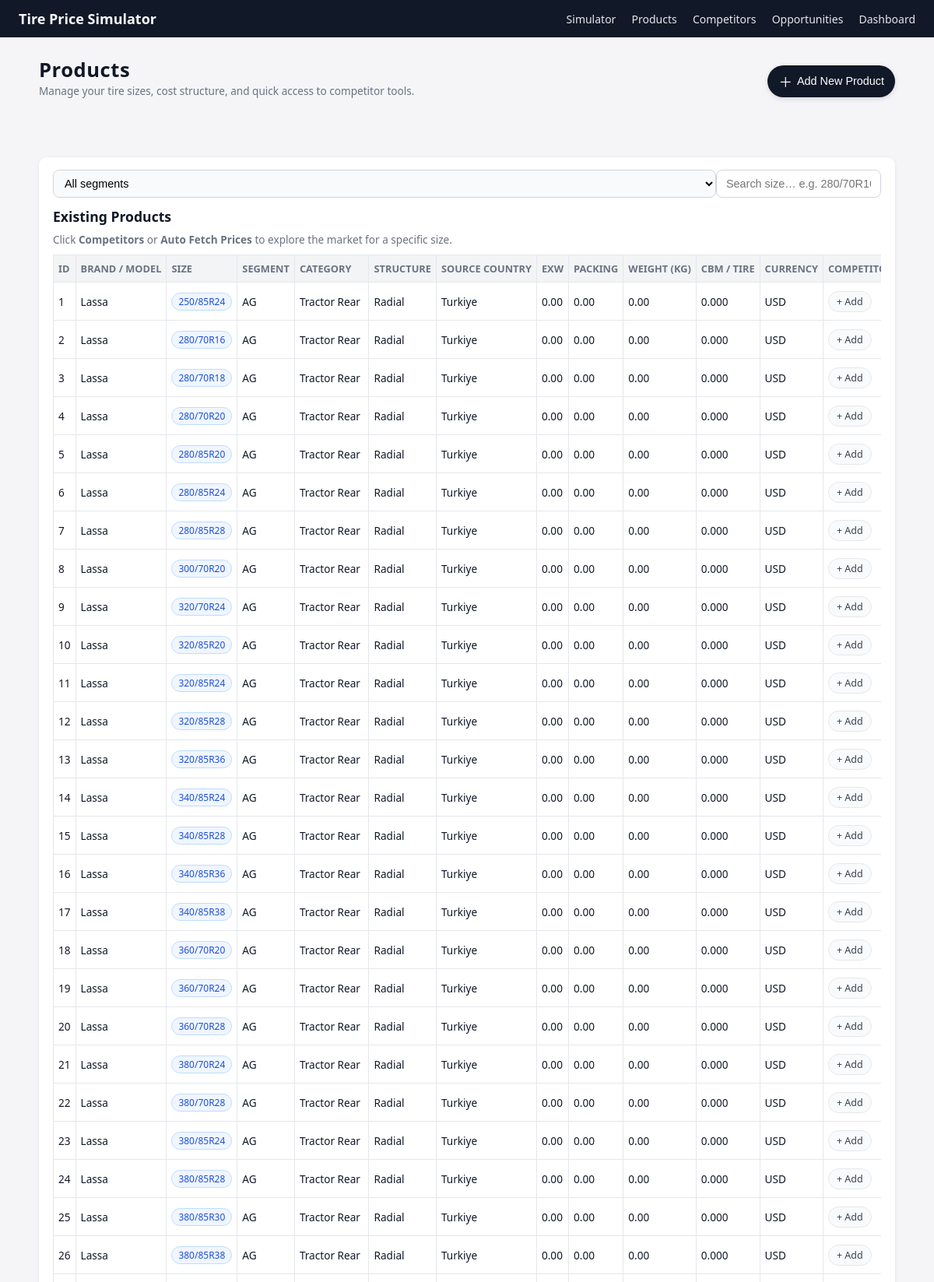
Page /products (upper part) on the committed database.
### app/main.py (models this page shows)
class Product(Base):
    __tablename__ = "products"
    id = Column(Integer, primary_key=True, index=True)
    brand = Column(String, nullable=False)
    model_name = Column(String)
    size_string = Column(String, nullable=False)
    segment = Column(String)
    category = Column(String)
    radial_or_bias = Column(String)
    load_index = Column(String)
    speed_rating = Column(String)
    ply_rating = Column(String)
    currency = Column(String, default="USD")
    exw_price = Column(Float, default=0.0)
    packing_cost = Column(Float, default=0.0)
    tire_weight_kg = Column(Float, default=0.0)
    tire_cbm = Column(Float, default=0.0)
    duty_percent = Column(Float, default=0.0)
    source_country = Column(String, default="Turkiye")
    competitor_prices = relationship(
        "CompetitorPrice",
        back_populates="product",
        cascade="all, delete-orphan",
    )

### app/main.py (the view)
@app.get("/products", response_class=HTMLResponse)
def list_products(request: Request, db: Session = Depends(get_db)):
    products = db.query(Product).all()
    return templates.TemplateResponse(
        "products.html",
        {
            "request": request,
            "products": products,
            "segment_choices": SEGMENT_CHOICES,
            "category_choices_by_segment": CATEGORY_CHOICES_BY_SEGMENT,
            "radial_bias_choices": RADIAL_BIAS_CHOICES,
            "speed_rating_choices": SPEED_RATING_CHOICES,
            "country_choices": COUNTRY_CHOICES,
        },
    )

### templates/products.html (shortened to what this page needs)
{% extends "base.html" %}
{% block content %}
<div class="page-header">
  <div>
    <div class="page-title">Products</div>
    <div class="section-subtitle">
      Manage your tire sizes, cost structure, and quick access to competitor tools.
    </div>
  </div>
  <button type="button" class="primary-button" id="toggle-new-product">
    <span class="icon">＋</span>
    <span>Add New Product</span>
  </button>
</div>
<div class="section-card">
  <div style="display:flex; justify-content:flex-end; margin-bottom:12px;">
    <select
      id="segmentFilter"
      style="
        padding: 8px 10px;
        border-radius: 8px;
        border: 1px solid #d1d5db;
        font-size: 0.9rem;
        min-width: 80px;
        background: #f9fafb;
      "
    >
      <option value="">All segments</option>
    </select>
    <input
    id="productSearch"
    type="text"
    placeholder="Search size… e.g. 280/70R16"
    style="
      padding: 8px 12px;
      border-radius: 8px;
      border: 1px solid #d1d5db;
      font-size: 0.9rem;
      width: 240px;
    "
  >
</div>
  <div class="section-title">Existing Products</div>
  <div class="section-subtitle">
    Click <strong>Competitors</strong> or <strong>Auto Fetch Prices</strong> to explore the market for a specific size.
  </div>
  {% if products %}
    <div class="products-table-wrapper">
      <table class="products-table">
        <thead>
          <tr>
            <th>ID</th>
            <th>Brand / Model</th>
            <th>Size</th>
            <th>Segment</th>
            <th>Category</th>
            <th>Structure</th>
            <th>Source Country</th>
            <th>EXW</th>
            <th>Packing</th>
            <th>Weight (kg)</th>
            <th>CBM / Tire</th>
            <th>Currency</th>
	    <th>Competitors</th>
          </tr>
        </thead>
        <tbody>
          {% for product in products %}
            <tr>
              <td>{{ product.id }}</td>
              <td>
                <div>{{ product.brand }}</div>
              </td>
              <td>
                <span class="badge">{{ product.size_string }}</span>
              </td>
              <td>{{ product.segment or "-" }}</td>
              <td>{{ product.category or "-" }}</td>
              <td>{{ product.radial_or_bias or "-" }}</td>
              <td>{{ product.source_country or "Turkiye" }}</td>
              <td>{{ "%.2f"|format(product.exw_price or 0) }}</td>
              <td>{{ "%.2f"|format(product.packing_cost or 0) }}</td>
              <td>{{ "%.2f"|format(product.tire_weight_kg or 0) }}</td>
              <td>{{ "%.3f"|format(product.tire_cbm or 0) }}</td>
              <td>{{ product.currency or "USD" }}</td>
<td>
  {% set comp_count = product.competitor_prices | length %}
  {% if comp_count > 0 %}
    <a href="/competitors?product_id={{ product.id }}" class="competitor-pill has-data">
      {{ comp_count }} {% if comp_count == 1 %}offer{% else %}offers{% endif %}
    </a>
  {% else %}
    <a href="/competitors?product_id={{ product.id }}" class="competitor-pill">
      + Add
    </a>
  {% endif %}
</td>
            </tr>
          {% endfor %}
        </tbody>
      </table>
    </div>
  {% else %}
    <p style="font-size:0.9rem;color:#6b7280;">No products yet. Add your first tire using the button above.</p>
  {% endif %}
</div>
{% endblock %}

### templates/base.html (style rules this page uses)
body { font-family: system-ui, -apple-system, BlinkMacSystemFont, "Segoe UI", sans-serif; margin: 0; padding: 0; background: #f5f5f7; color: #111827; }
table { width: 100%; border-collapse: collapse; font-size: 13px; }
th, td { border: 1px solid #e5e7eb; padding: 6px 8px; text-align: left; }
th { background: #f3f4f6; }
input, select { font-size: 13px; padding: 4px 6px; border-radius: 4px; border: 1px solid #d1d5db; width: 100%; box-sizing: border-box; }

### templates/products.html (style rules this page uses)
.competitor-pill { display: inline-flex; align-items: center; padding: 4px 10px; border-radius: 999px; font-size: 0.78rem; border: 1px solid #e5e7eb; background: #f9fafb; color: #374151; text-decoration: none; }
.page-header { display: flex; justify-content: space-between; align-items: center; gap: 12px; margin-bottom: 16px; }
.page-title { font-size: 1.6rem; font-weight: 600; letter-spacing: 0.02em; }
.primary-button { border: none; outline: none; padding: 8px 14px; border-radius: 999px; background: #111827; color: #fff; font-size: 0.9rem; font-weight: 500; cursor: pointer; display: inline-flex; align-items: center; gap: 6px; box-shadow: 0 2px 6px rgba(0,0,0,0.12); }
.primary-button span.icon { font-size: 1.1rem; }
.section-card { background: #ffffff; border-radius: 10px; padding: 16px 18px; margin-bottom: 18px; box-shadow: 0 1px 4px rgba(15,23,42,0.08); }
.section-title { font-size: 1.1rem; font-weight: 600; margin-bottom: 8px; }
.section-subtitle { font-size: 0.85rem; color: #6b7280; margin-bottom: 10px; }
.products-table-wrapper { overflow-x: auto; }
.products-table { width: 100%; border-collapse: collapse; font-size: 0.85rem; }
.products-table th, .products-table td { border-bottom: 1px solid #e5e7eb; padding: 8px 6px; text-align: left; white-space: nowrap; }
.products-table th { font-weight: 600; font-size: 0.8rem; color: #6b7280; text-transform: uppercase; }
.badge { display: inline-flex; align-items: center; padding: 2px 8px; border-radius: 999px; font-size: 0.75rem; background: #eff6ff; color: #1d4ed8; border: 1px solid #bfdbfe; }

### rows in the picture
Product: id "1", brand "Lassa", size_string "250/85R24", segment "AG", category "Tractor Rear", radial_or_bias "Radial", source_country "Turkiye", exw_price "0.00", packing_cost "0.00", tire_weight_kg "0.00", tire_cbm "0.000", currency "USD"
Product: id "2", brand "Lassa", size_string "280/70R16", segment "AG", category "Tractor Rear", radial_or_bias "Radial", source_country "Turkiye", exw_price "0.00", packing_cost "0.00", tire_weight_kg "0.00", tire_cbm "0.000", currency "USD"
Product: id "3", brand "Lassa", size_string "280/70R18", segment "AG", category "Tractor Rear", radial_or_bias "Radial", source_country "Turkiye", exw_price "0.00", packing_cost "0.00", tire_weight_kg "0.00", tire_cbm "0.000", currency "USD"
Product: id "4", brand "Lassa", size_string "280/70R20", segment "AG", category "Tractor Rear", radial_or_bias "Radial", source_country "Turkiye", exw_price "0.00", packing_cost "0.00", tire_weight_kg "0.00", tire_cbm "0.000", currency "USD"
Product: id "5", brand "Lassa", size_string "280/85R20", segment "AG", category "Tractor Rear", radial_or_bias "Radial", source_country "Turkiye", exw_price "0.00", packing_cost "0.00", tire_weight_kg "0.00", tire_cbm "0.000", currency "USD"
Product: id "6", brand "Lassa", size_string "280/85R24", segment "AG", category "Tractor Rear", radial_or_bias "Radial", source_country "Turkiye", exw_price "0.00", packing_cost "0.00", tire_weight_kg "0.00", tire_cbm "0.000", currency "USD"
Product: id "7", brand "Lassa", size_string "280/85R28", segment "AG", category "Tractor Rear", radial_or_bias "Radial", source_country "Turkiye", exw_price "0.00", packing_cost "0.00", tire_weight_kg "0.00", tire_cbm "0.000", currency "USD"
Product: id "8", brand "Lassa", size_string "300/70R20", segment "AG", category "Tractor Rear", radial_or_bias "Radial", source_country "Turkiye", exw_price "0.00", packing_cost "0.00", tire_weight_kg "0.00", tire_cbm "0.000", currency "USD"
Product: id "9", brand "Lassa", size_string "320/70R24", segment "AG", category "Tractor Rear", radial_or_bias "Radial", source_country "Turkiye", exw_price "0.00", packing_cost "0.00", tire_weight_kg "0.00", tire_cbm "0.000", currency "USD"
Product: id "10", brand "Lassa", size_string "320/85R20", segment "AG", category "Tractor Rear", radial_or_bias "Radial", source_country "Turkiye", exw_price "0.00", packing_cost "0.00", tire_weight_kg "0.00", tire_cbm "0.000", currency "USD"
Product: id "11", brand "Lassa", size_string "320/85R24", segment "AG", category "Tractor Rear", radial_or_bias "Radial", source_country "Turkiye", exw_price "0.00", packing_cost "0.00", tire_weight_kg "0.00", tire_cbm "0.000", currency "USD"
Product: id "12", brand "Lassa", size_string "320/85R28", segment "AG", category "Tractor Rear", radial_or_bias "Radial", source_country "Turkiye", exw_price "0.00", packing_cost "0.00", tire_weight_kg "0.00", tire_cbm "0.000", currency "USD"
Product: id "13", brand "Lassa", size_string "320/85R36", segment "AG", category "Tractor Rear", radial_or_bias "Radial", source_country "Turkiye", exw_price "0.00", packing_cost "0.00", tire_weight_kg "0.00", tire_cbm "0.000", currency "USD"
Product: id "14", brand "Lassa", size_string "340/85R24", segment "AG", category "Tractor Rear", radial_or_bias "Radial", source_country "Turkiye", exw_price "0.00", packing_cost "0.00", tire_weight_kg "0.00", tire_cbm "0.000", currency "USD"
Product: id "15", brand "Lassa", size_string "340/85R28", segment "AG", category "Tractor Rear", radial_or_bias "Radial", source_country "Turkiye", exw_price "0.00", packing_cost "0.00", tire_weight_kg "0.00", tire_cbm "0.000", currency "USD"
Product: id "16", brand "Lassa", size_string "340/85R36", segment "AG", category "Tractor Rear", radial_or_bias "Radial", source_country "Turkiye", exw_price "0.00", packing_cost "0.00", tire_weight_kg "0.00", tire_cbm "0.000", currency "USD"
Product: id "17", brand "Lassa", size_string "340/85R38", segment "AG", category "Tractor Rear", radial_or_bias "Radial", source_country "Turkiye", exw_price "0.00", packing_cost "0.00", tire_weight_kg "0.00", tire_cbm "0.000", currency "USD"
Product: id "18", brand "Lassa", size_string "360/70R20", segment "AG", category "Tractor Rear", radial_or_bias "Radial", source_country "Turkiye", exw_price "0.00", packing_cost "0.00", tire_weight_kg "0.00", tire_cbm "0.000", currency "USD"
Product: id "19", brand "Lassa", size_string "360/70R24", segment "AG", category "Tractor Rear", radial_or_bias "Radial", source_country "Turkiye", exw_price "0.00", packing_cost "0.00", tire_weight_kg "0.00", tire_cbm "0.000", currency "USD"
Product: id "20", brand "Lassa", size_string "360/70R28", segment "AG", category "Tractor Rear", radial_or_bias "Radial", source_country "Turkiye", exw_price "0.00", packing_cost "0.00", tire_weight_kg "0.00", tire_cbm "0.000", currency "USD"
Product: id "21", brand "Lassa", size_string "380/70R24", segment "AG", category "Tractor Rear", radial_or_bias "Radial", source_country "Turkiye", exw_price "0.00", packing_cost "0.00", tire_weight_kg "0.00", tire_cbm "0.000", currency "USD"
Product: id "22", brand "Lassa", size_string "380/70R28", segment "AG", category "Tractor Rear", radial_or_bias "Radial", source_country "Turkiye", exw_price "0.00", packing_cost "0.00", tire_weight_kg "0.00", tire_cbm "0.000", currency "USD"
Product: id "23", brand "Lassa", size_string "380/85R24", segment "AG", category "Tractor Rear", radial_or_bias "Radial", source_country "Turkiye", exw_price "0.00", packing_cost "0.00", tire_weight_kg "0.00", tire_cbm "0.000", currency "USD"
Product: id "24", brand "Lassa", size_string "380/85R28", segment "AG", category "Tractor Rear", radial_or_bias "Radial", source_country "Turkiye", exw_price "0.00", packing_cost "0.00", tire_weight_kg "0.00", tire_cbm "0.000", currency "USD"
Product: id "25", brand "Lassa", size_string "380/85R30", segment "AG", category "Tractor Rear", radial_or_bias "Radial", source_country "Turkiye", exw_price "0.00", packing_cost "0.00", tire_weight_kg "0.00", tire_cbm "0.000", currency "USD"
Product: id "26", brand "Lassa", size_string "380/85R38", segment "AG", category "Tractor Rear", radial_or_bias "Radial", source_country "Turkiye", exw_price "0.00", packing_cost "0.00", tire_weight_kg "0.00", tire_cbm "0.000", currency "USD"
